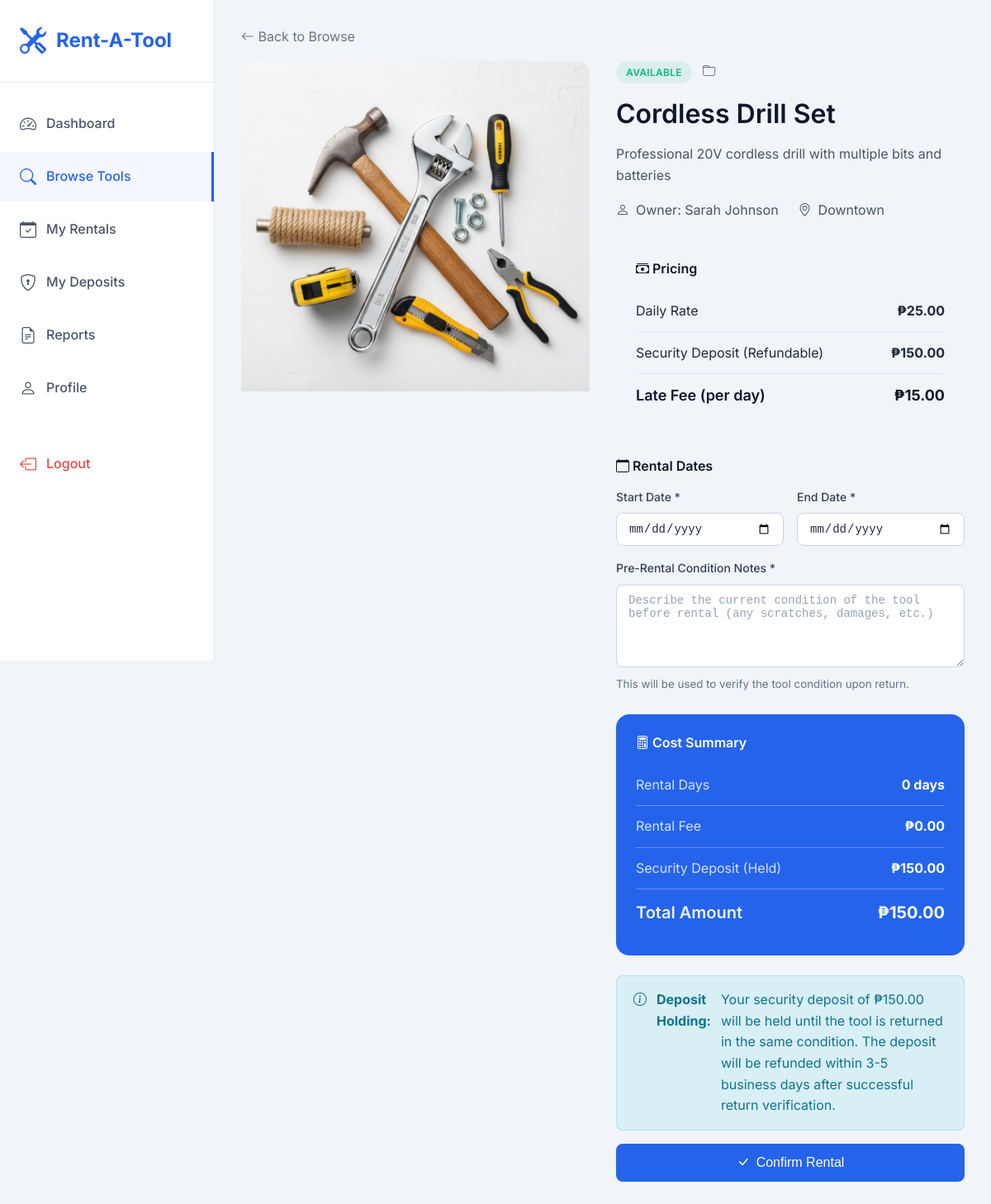
Screenshot of /rent-a-tool/pages/user/rent-tool.php?id=1 (signed in) with the database file from the repository.
### tables this page shows
CREATE TABLE IF NOT EXISTS tools (
    id INT AUTO_INCREMENT PRIMARY KEY,
    name VARCHAR(100) NOT NULL,
    description TEXT,
    category_id INT,
    owner_id INT,
    daily_rate DECIMAL(10,2) NOT NULL,
    security_deposit DECIMAL(10,2) NOT NULL,
    late_fee_per_day DECIMAL(10,2) DEFAULT 10.00,
    image VARCHAR(255) DEFAULT 'default-tool.png',
    status ENUM('available', 'rented', 'under_repair', 'pending') DEFAULT 'available',
    condition_notes TEXT,
    location VARCHAR(100),
    created_at TIMESTAMP DEFAULT CURRENT_TIMESTAMP,
    updated_at TIMESTAMP DEFAULT CURRENT_TIMESTAMP ON UPDATE CURRENT_TIMESTAMP,
    FOREIGN KEY (category_id) REFERENCES categories(id) ON DELETE SET NULL,
    FOREIGN KEY (owner_id) REFERENCES users(id) ON DELETE CASCADE
);

CREATE TABLE IF NOT EXISTS users (
    id INT AUTO_INCREMENT PRIMARY KEY,
    fullname VARCHAR(100) NOT NULL,
    email VARCHAR(100) UNIQUE NOT NULL,
    phone VARCHAR(20),
    password VARCHAR(255) NOT NULL,
    role ENUM('user', 'admin') DEFAULT 'user',
    profile_image VARCHAR(255) DEFAULT 'default-avatar.png',
    address TEXT,
    created_at TIMESTAMP DEFAULT CURRENT_TIMESTAMP,
    updated_at TIMESTAMP DEFAULT CURRENT_TIMESTAMP ON UPDATE CURRENT_TIMESTAMP,
    status ENUM('active', 'suspended', 'banned') DEFAULT 'active',
    login_attempts INT DEFAULT 0,
    lockout_until DATETIME NULL,
    penalty_count INT DEFAULT 0
);

### rent-a-tool/includes/db.php (called while the page is built, shortened)
<?php
function formatCurrency($amount) {
    return '₱' . number_format($amount, 2);
}
?>

### rent-a-tool/pages/user/rent-tool.php (the view, shortened to what this page needs)
<?php
require_once '../../includes/db.php';
$success = '';
$tool_id = isset($_GET['id']) ? intval($_GET['id']) : 0;
$stmt = $conn->prepare("
    SELECT t.*, c.name as category_name, u.fullname as owner_name
    FROM tools t
    LEFT JOIN categories c ON t.category_id = c.id
    LEFT JOIN users u ON t.owner_id = u.id
    WHERE t.id = ? AND t.status = 'available'
");
$stmt->bind_param("i", $tool_id);
$stmt->execute();
$tool = $stmt->get_result()->fetch_assoc();
?>
<!DOCTYPE html>
<html lang="en">
<head>
    <link rel="stylesheet" href="../../assets/css/style.css">
    <link rel="stylesheet" href="https://cdn.jsdelivr.net/npm/bootstrap-icons@1.11.1/font/bootstrap-icons.css">
</head>
<body>
    <div class="dashboard">
        <aside class="sidebar">
            <div class="sidebar-header">
                <a href="../../index.php" class="logo">
                    <i class="bi bi-tools"></i>
                    <span>Rent-A-Tool</span>
                </a>
            </div>
            <nav class="sidebar-nav">
                <ul>
                    <li>
                        <a href="dashboard.php">
                            <i class="bi bi-speedometer2"></i>
                            <span>Dashboard</span>
                        </a>
                    </li>
                    <li>
                        <a href="browse-tools.php" class="active">
                            <i class="bi bi-search"></i>
                            <span>Browse Tools</span>
                        </a>
                    </li>
                    <li>
                        <a href="my-rentals.php">
                            <i class="bi bi-calendar-check"></i>
                            <span>My Rentals</span>
                        </a>
                    </li>
                    <li>
                        <a href="deposits.php">
                            <i class="bi bi-shield-lock"></i>
                            <span>My Deposits</span>
                        </a>
                    </li>
                    <li>
                        <a href="reports.php">
                            <i class="bi bi-file-earmark-text"></i>
                            <span>Reports</span>
                        </a>
                    </li>
                    <li>
                        <a href="profile.php">
                            <i class="bi bi-person"></i>
                            <span>Profile</span>
                        </a>
                    </li>
                    <li style="margin-top: 2rem;">
                        <a href="../../logout.php" style="color: var(--danger);">
                            <i class="bi bi-box-arrow-left"></i>
                            <span>Logout</span>
                        </a>
                    </li>
                </ul>
            </nav>
        </aside>
        <main class="main-content">
            <div style="margin-bottom: 1rem;">
                <a href="browse-tools.php" style="color: var(--gray-500);">
                    <i class="bi bi-arrow-left"></i> Back to Browse
                </a>
            </div>
            <?php if ($success): ?>
                <div class="alert alert-success" style="margin-bottom: 2rem;">
                    <i class="bi bi-check-circle"></i>
                    <?php echo $success; ?>
                    <div style="margin-top: 1rem;">
                        <a href="my-rentals.php" class="btn btn-primary">View My Rentals</a>
                    </div>
                </div>
            <?php else: ?>
                <div class="tool-detail">
                    <div class="tool-detail-image">
                        <img src="../../assets/images/<?php echo $tool['image']; ?>" alt="<?php echo htmlspecialchars($tool['name']); ?>">
                    </div>
                    <div>
                        <div style="margin-bottom: 1rem;">
                            <span class="badge badge-success">Available</span>
                            <span style="color: var(--gray-500); margin-left: 0.5rem;">
                                <i class="bi bi-folder"></i> <?php echo htmlspecialchars($tool['category_name']); ?>
                            </span>
                        </div>
                        <h1><?php echo htmlspecialchars($tool['name']); ?></h1>
                        <p style="color: var(--gray-600); margin: 1rem 0;">
                            <?php echo nl2br(htmlspecialchars($tool['description'])); ?>
                        </p>
                        <div style="display: flex; gap: 1.5rem; margin-bottom: 1.5rem; flex-wrap: wrap;">
                            <div style="display: flex; align-items: center; gap: 0.5rem; color: var(--gray-600);">
                                <i class="bi bi-person"></i>
                                Owner: <?php echo htmlspecialchars($tool['owner_name']); ?>
                            </div>
                            <div style="display: flex; align-items: center; gap: 0.5rem; color: var(--gray-600);">
                                <i class="bi bi-geo-alt"></i>
                                <?php echo htmlspecialchars($tool['location']); ?>
                            </div>
                        </div>
                        <div class="pricing-box">
                            <h4 style="margin-bottom: 1rem;"><i class="bi bi-cash-stack"></i> Pricing</h4>
                            <div class="pricing-row">
                                <span>Daily Rate</span>
                                <strong><?php echo formatCurrency($tool['daily_rate']); ?></strong>
                            </div>
                            <div class="pricing-row">
                                <span>Security Deposit (Refundable)</span>
                                <strong><?php echo formatCurrency($tool['security_deposit']); ?></strong>
                            </div>
                            <div class="pricing-row">
                                <span>Late Fee (per day)</span>
                                <strong><?php echo formatCurrency($tool['late_fee_per_day']); ?></strong>
                            </div>
                        </div>
                        <form method="POST" action="">
                            <h4 style="margin-bottom: 1rem;"><i class="bi bi-calendar"></i> Rental Dates</h4>
                            <div style="display: grid; grid-template-columns: 1fr 1fr; gap: 1rem; margin-bottom: 1rem;">
                                <div class="form-group" style="margin-bottom: 0;">
                                    <label class="form-label">Start Date *</label>
                                    <input type="date" name="start_date" class="form-control" required
                                           min="<?php echo date('Y-m-d'); ?>"
                                           onchange="calculateTotal()" id="start_date">
                                </div>
                                <div class="form-group" style="margin-bottom: 0;">
                                    <label class="form-label">End Date *</label>
                                    <input type="date" name="end_date" class="form-control" required
                                           min="<?php echo date('Y-m-d', strtotime('+1 day')); ?>"
                                           onchange="calculateTotal()" id="end_date">
                                </div>
                            </div>
                            <div class="form-group">
                                <label class="form-label">Pre-Rental Condition Notes *</label>
                                <textarea name="pre_condition" class="form-control" rows="3" required
                                          placeholder="Describe the current condition of the tool before rental (any scratches, damages, etc.)"></textarea>
                                <small style="color: var(--gray-500);">This will be used to verify the tool condition upon return.</small>
                            </div>
                            <div class="pricing-box" style="background: var(--primary); color: white;">
                                <h4 style="margin-bottom: 1rem; color: white;"><i class="bi bi-calculator"></i> Cost Summary</h4>
                                <div class="pricing-row" style="border-color: rgba(255,255,255,0.3);">
                                    <span style="color: rgba(255,255,255,0.8);">Rental Days</span>
                                    <strong id="rental_days" style="color: white;">0 days</strong>
                                </div>
                                <div class="pricing-row" style="border-color: rgba(255,255,255,0.3);">
                                    <span style="color: rgba(255,255,255,0.8);">Rental Fee</span>
                                    <strong id="rental_fee" style="color: white;"><?php echo formatCurrency(0); ?></strong>
                                </div>
                                <div class="pricing-row" style="border-color: rgba(255,255,255,0.3);">
                                    <span style="color: rgba(255,255,255,0.8);">Security Deposit (Held)</span>
                                    <strong id="deposit_amount" style="color: white;"><?php echo formatCurrency($tool['security_deposit']); ?></strong>
                                </div>
                                <div class="pricing-row" style="border: none; font-size: 1.25rem;">
                                    <span style="color: rgba(255,255,255,0.9);">Total Amount</span>
                                    <strong id="total_amount" style="color: white;"><?php echo formatCurrency($tool['security_deposit']); ?></strong>
                                </div>
                            </div>
                            <div class="alert alert-info" style="margin-bottom: 1rem;">
                                <i class="bi bi-info-circle"></i>
                                <strong>Deposit Holding:</strong> Your security deposit of <?php echo formatCurrency($tool['security_deposit']); ?> will be held until the tool is returned in the same condition. The deposit will be refunded within 3-5 business days after successful return verification.
                            </div>
                            <button type="submit" class="btn btn-primary btn-lg" style="width: 100%;">
                                <i class="bi bi-check-lg"></i> Confirm Rental
                            </button>
                        </form>
                    </div>
                </div>
            <?php endif; ?>
        </main>
    </div>
</body>
</html>

### rent-a-tool/assets/css/style.css (style rules this page uses)
:root { --primary: #2563eb; --primary-dark: #1d4ed8; --primary-light: #3b82f6; --secondary: #64748b; --success: #10b981; --warning: #f59e0b; --danger: #ef4444; --info: #06b6d4; --light: #f8fafc; --dark: #1e293b; --white: #ffffff; --gray-100: #f1f5f9; --gray-200: #e2e8f0; --gray-300: #cbd5e1; --gray-400: #94a3b8; --gray-500: #64748b; --gray-600: #475569; --gray-700: #334155; --gray-800: #1e293b; --gray-900: #0f172a; --shadow-sm: 0 1px 2px 0 rgb(0 0 0 / 0.05); --shadow: 0 1px 3px 0 rgb(0 0 0 / 0.1), 0 1px 2px -1px rgb(0 0 0 / 0.1); --shadow-md: 0 4px 6px -1px rgb(0 0 0 / 0.1), 0 2px 4px -2px rgb(0 0 0 / 0.1); --shadow-lg: 0 10px 15px -3px rgb(0 0 0 / 0.1), 0 4px 6px -4px rgb(0 0 0 / 0.1); --shadow-xl: 0 20px 25px -5px rgb(0 0 0 / 0.1), 0 8px 10px -6px rgb(0 0 0 / 0.1); --radius-sm: 0.375rem; --radius: 0.5rem; --radius-md: 0.75rem; --radius-lg: 1rem; --radius-xl: 1.5rem; }
* { margin: 0; padding: 0; box-sizing: border-box; }
body { font-family: 'Inter', -apple-system, BlinkMacSystemFont, 'Segoe UI', Roboto, 'Helvetica Neue', Arial, sans-serif; background-color: var(--gray-100); color: var(--gray-800); line-height: 1.6; min-height: 100vh; }
h1, h2, h3, h4, h5, h6 { font-weight: 600; line-height: 1.3; color: var(--gray-900); }
a { color: var(--primary); text-decoration: none; transition: color 0.2s ease; }
.logo { display: flex; align-items: center; gap: 0.75rem; font-size: 1.5rem; font-weight: 700; color: var(--primary); }
.logo i { font-size: 2rem; }
.btn { display: inline-flex; align-items: center; justify-content: center; gap: 0.5rem; padding: 0.625rem 1.25rem; font-size: 0.875rem; font-weight: 500; border-radius: var(--radius); border: none; cursor: pointer; transition: all 0.2s ease; white-space: nowrap; }
.btn-lg { padding: 0.875rem 1.75rem; font-size: 1rem; }
.btn-primary { background: var(--primary); color: var(--white); }
.form-group { margin-bottom: 1.25rem; }
.form-label { display: block; margin-bottom: 0.5rem; font-weight: 500; color: var(--gray-700); font-size: 0.875rem; }
.form-control { width: 100%; padding: 0.625rem 0.875rem; font-size: 0.875rem; border: 1px solid var(--gray-300); border-radius: var(--radius); background: var(--white); color: var(--gray-800); transition: border-color 0.2s ease, box-shadow 0.2s ease; }
.form-control::placeholder { color: var(--gray-400); }
textarea.form-control { resize: vertical; min-height: 100px; }
.badge { display: inline-flex; align-items: center; padding: 0.25rem 0.75rem; font-size: 0.75rem; font-weight: 600; border-radius: 9999px; text-transform: uppercase; letter-spacing: 0.025em; }
.badge-success { background: rgba(16, 185, 129, 0.1); color: var(--success); }
.alert { padding: 1rem 1.25rem; border-radius: var(--radius); margin-bottom: 1rem; display: flex; align-items: flex-start; gap: 0.75rem; }
.alert-info { background: rgba(6, 182, 212, 0.1); border: 1px solid rgba(6, 182, 212, 0.2); color: #0e7490; }
.dashboard { display: flex; min-height: 100vh; }
.sidebar { width: 260px; background: var(--white); border-right: 1px solid var(--gray-200); position: fixed; height: 100vh; overflow-y: auto; z-index: 100; }
.sidebar-header { padding: 1.5rem; border-bottom: 1px solid var(--gray-200); }
.sidebar-nav { padding: 1rem 0; }
.sidebar-nav ul { list-style: none; }
.sidebar-nav li { margin: 0.25rem 0; }
.sidebar-nav a { display: flex; align-items: center; gap: 0.75rem; padding: 0.875rem 1.5rem; color: var(--gray-600); font-weight: 500; transition: all 0.2s ease; }
.sidebar-nav a:hover, .sidebar-nav a.active { background: rgba(37, 99, 235, 0.05); color: var(--primary); }
.sidebar-nav a.active { border-right: 3px solid var(--primary); }
.sidebar-nav i { font-size: 1.25rem; }
.main-content { flex: 1; margin-left: 260px; padding: 2rem; }
.tool-detail { display: grid; grid-template-columns: 1fr 1fr; gap: 2rem; }
.tool-detail-image { border-radius: var(--radius-lg); overflow: hidden; }
.tool-detail-image img { width: 100%; height: 400px; object-fit: cover; }
.pricing-box { background: var(--gray-50); border-radius: var(--radius-lg); padding: 1.5rem; margin: 1.5rem 0; }
.pricing-row { display: flex; justify-content: space-between; padding: 0.75rem 0; border-bottom: 1px solid var(--gray-200); }
.pricing-row:last-child { border-bottom: none; font-weight: 600; font-size: 1.125rem; color: var(--gray-900); }
input[type="date"] { appearance: none; -webkit-appearance: none; }

### rows the page displays
tools: image (placeholder picture), name "Cordless Drill Set", description "Professional 20V cordless drill with multiple bits and batteries", owner.fullname "Sarah Johnson", location "Downtown", daily_rate "₱25.00", security_deposit "₱150.00", late_fee_per_day "₱15.00"

### other values shown
formatCurrency(0) "₱0.00"
